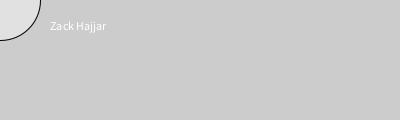
Frame 1 (no input)
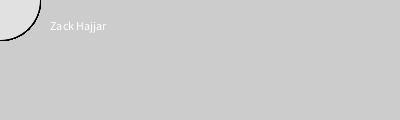
Frame 60 (the mouse pressed at the canvas centre just before this capture)
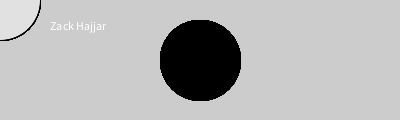
Frame 120 (the mouse held since frame 60 and released just before this capture)

The Processing sketch that drew these frames (run headless with seeded random() and noise(); from frame 60 on, the mouse is pressed at the canvas centre):

// Processing sketch: processing_79263
// ── processing_79263.pde

void setup() {
  size(400, 120);
  smooth();
  text ("Zack Hajjar", 50, 30);
  fill(0, 102, 153, 51);
}

void draw() {
  if (mousePressed) {
    fill(0);
  }else {
    fill(225);
  }
  ellipse(mouseX, mouseY, 80, 80);
}
